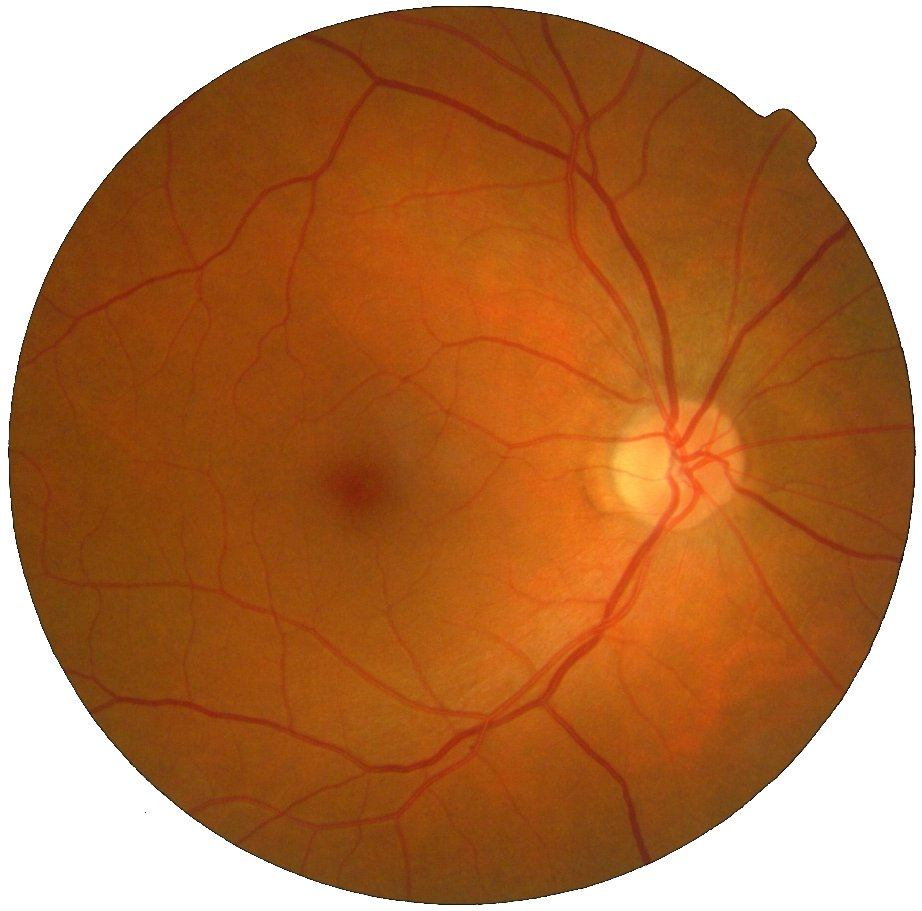
#> input picture Images/retine.png, 922 x 911 px, found by its file name
$ jupyter execute --allow-errors pipeline.ipynb
#> lines starting #> are read from the running program, lines starting #| are printed output that depends on the picture; after the words box and inside, x2 and y2 are one past the last pixel; in counts of white or black regions, pixels touching at a corner belong together
# Projet TB Traitement d'images
Hippolyte Valentin

### 1. Import des bibliothèques

[cell 1]
# Bibliothèques de base
import numpy as np
import matplotlib.pyplot as plt
import os

# Chargement et manipulation d'images
import skimage.io
import skimage.color

# Traitements d'images
import skimage.exposure
import skimage.filters
import skimage.morphology
import scipy.ndimage

### 2. Chargement de l'image et détection de son type

Je fais cela car j'ai crée 3 pipelines selon si l'image a testé est binaire, en couleur, ou en nuance de gris.

Chargement de l'image

[cell 2]
# Chemins des 3 images de test — modifier ici si besoin
IMAGE_COULEUR = r'C:\Users\Hippolyte\Desktop\TB Images\Images\retine.png'
IMAGE_GRIS    = r'C:\Users\Hippolyte\Desktop\TB Images\Images\lena256.bmp'
IMAGE_BINAIRE = r'C:\Users\Hippolyte\Desktop\TB Images\Images\bat-5.png'

[cell 3]
img_raw = skimage.io.imread(IMAGE_COULEUR)
#> img_raw is the input picture: shape (911, 922, 3); mean R, G, B 180.1, 119.6, 73.6

def detecter_type_image(image):
    if image.ndim == 3 and image.shape[2] in (3, 4):
        return 'couleur'
    if len(np.unique(image)) <= 2:
        return 'binaire'
    return 'niveaux de gris'

type_image = detecter_type_image(img_raw)
#> type_image = 'couleur'

hauteur, largeur = img_raw.shape[:2]
nb_canaux = img_raw.shape[2] if img_raw.ndim == 3 else 1

print("  Caractéristiques de l'image")
print(f"Dimensions (H x L)   : {hauteur} x {largeur} pixels")
#| Dimensions (H x L)   : 911 x 922 pixels
print(f"Nombre de canaux     : {nb_canaux}")
#| Nombre de canaux     : 3
print(f"Type de données      : {img_raw.dtype}")
#| Type de données      : uint8
print(f"Intensité Min / Max  : {np.min(img_raw)} / {np.max(img_raw)}")
#| Intensité Min / Max  : 0 / 255
print(f"Type détecté         : {type_image.upper()}")
#| Type détecté         : COULEUR

plt.figure(figsize=(6, 6))
plt.imshow(img_raw, cmap=None if img_raw.ndim == 3 else 'gray')
plt.title("Image originale")
plt.axis('off')
plt.show()

---
### 3. Traitement de l'image et analyse

## Si Image COULEUR (RGB)

[cell 4]
if type_image == 'couleur':
    img_gray_c = skimage.color.rgb2gray(img_raw[:, :, :3])
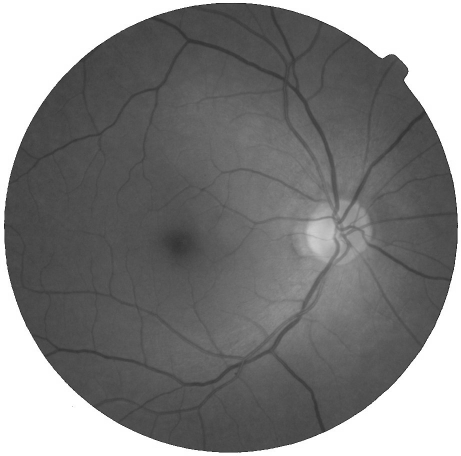
#> img_gray_c: shape (911, 922) float64 (shown at 1/2 size); min 0.00667, max 1, mean 0.506
    img_gray_c = (img_gray_c * 255).astype(np.uint8)

On crée une version de l'image en niveaux de gris car les algorithmes d'Otsu et Sobel ne peuvent pas s'appliquer sur une image à 3 canaux.

#### Opération 1 — Histogramme

[cell 5]
if type_image == 'couleur':
    # On sépare l'histogramme par canal car un histogramme global fusionnerait R, G, B et masquerait les déséquilibres de couleur.
    def op1_histogram_couleur(img):
        """Histogramme séparé pour chaque canal Rouge, Vert, Bleu."""
        fig, ax = plt.subplots(figsize=(8, 3))
        for canal, couleur, label in zip(range(3), ['red', 'green', 'blue'], ['Rouge', 'Vert', 'Bleu']):
            ax.hist(img[:, :, canal].ravel(), bins=256, range=(0, 256), color=couleur, alpha=0.5, label=label)
        ax.set_title("Histogramme des canaux R, G, B")
        ax.set_xlabel("Intensité")
        ax.set_ylabel("Pixels")
        ax.legend()
        ax.grid(alpha=0.3)
        return fig

    fig = op1_histogram_couleur(img_raw)
    plt.show()
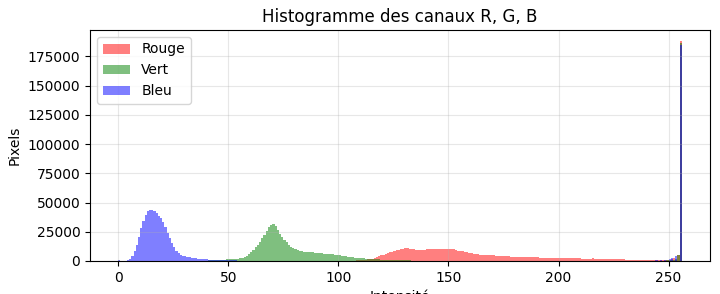
#> figure drawn by matplotlib, 1 panel; tallest bar 188174 high, from x = 255 to 256; tallest bar 186207 high, from x = 255 to 256; tallest bar 184702 high, from x = 255 to 256

#### Opération 2 — Filtrage Médian (canal par canal)

J'ai hésité avec le filtre gaussien mais je me suis tourné vers le filtre médian car:
- Préserve les contours contrairement au gaussien
- Traite efficacement le bruit
- Facilité d'implémentation

[cell 6]
if type_image == 'couleur':

    def op2_median_filter_couleur(img):
        """Filtre médian appliqué indépendamment sur chaque canal R, G, B."""
        img_filtered = np.zeros_like(img[:,:, :3])
        for i in range(3):
            img_filtered[:,:, i] = scipy.ndimage.median_filter(img[:,:, i], size=3)
        return img_filtered

    img_filtered_c = op2_median_filter_couleur(img_raw)

    fig, (ax1, ax2) = plt.subplots(1, 2, figsize=(10, 4))
    ax1.imshow(img_raw)
    ax1.set_title(" Image originale")
    ax1.axis('off')
    ax2.imshow(img_filtered_c)
    ax2.set_title(" Filtrage Médian")
    ax2.axis('off')
    plt.tight_layout()
    plt.show()

#### Opération 3 — Égalisation du contraste (canal luminosité HSV)

On convertit l'image en HSV pour pouvoir agir uniquement sur la luminosité sans toucher aux couleurs. Ainsi, l'égalisation améliore le contraste global de l'image tout en préservant les teintes originales.

[cell 7]
if type_image == 'couleur':
    def op3_equalization_couleur(img):
        """Égalise uniquement la luminosité (canal V dans l'espace HSV) pour préserver les couleurs."""
        img_hsv = skimage.color.rgb2hsv(img[:, :, :3])
#> img_hsv: shape (911, 922, 3) float64; mean of channels 0, 1, 2 0.0649, 0.677, 0.707
        img_hsv[:, :, 2] = skimage.exposure.equalize_hist(img_hsv[:, :, 2])
#> img_hsv: shape (911, 922, 3) float64; mean of channels 0, 1, 2 0.0649, 0.677, 0.53
        return (skimage.color.hsv2rgb(img_hsv) * 255).astype(np.uint8)
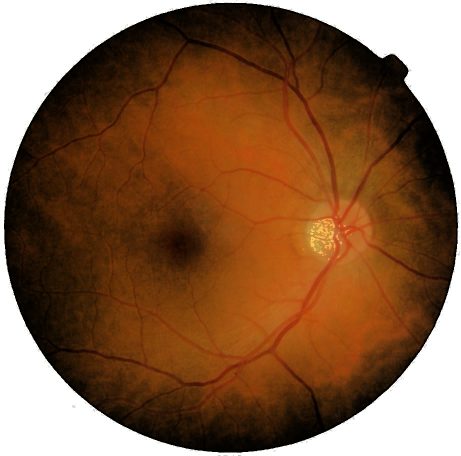
#> returned value: shape (911, 922, 3) (shown at 1/2 size); mean of channels 0, 1, 2 134.8, 96.5, 67.7; drawn as R, G, B

    img_eq_c = op3_equalization_couleur(img_filtered_c)

    fig, (ax1, ax2) = plt.subplots(1, 2, figsize=(10, 4))
    ax1.imshow(img_filtered_c)
    ax1.set_title(" Image Filtrée")
    ax1.axis('off')
    ax2.imshow(img_eq_c)
    ax2.set_title(" Égalisation (HSV)")
    ax2.axis('off')
    plt.tight_layout()
    plt.show()

#### Opération 4 — Seuillage d'Otsu (binarisation)

 On utilise Otsu pour séparer automatiquement les objets du fond, sans avoir à choisir le seuil manuellement.
Ici on utilise Otsu et pas un K-means car on a seulement 2 classes à distinguer, K-means serait superflu.

[cell 8]
if type_image == 'couleur':

    def op4_otsu_thresholding_c(img_gray):

        """Seuillage d'Otsu sur la version en niveaux de gris."""
        threshold = skimage.filters.threshold_otsu(img_gray)
#> threshold = 171
        return img_gray > threshold, threshold


    img_binary_c, otsu_thresh_c = op4_otsu_thresholding_c(img_gray_c)
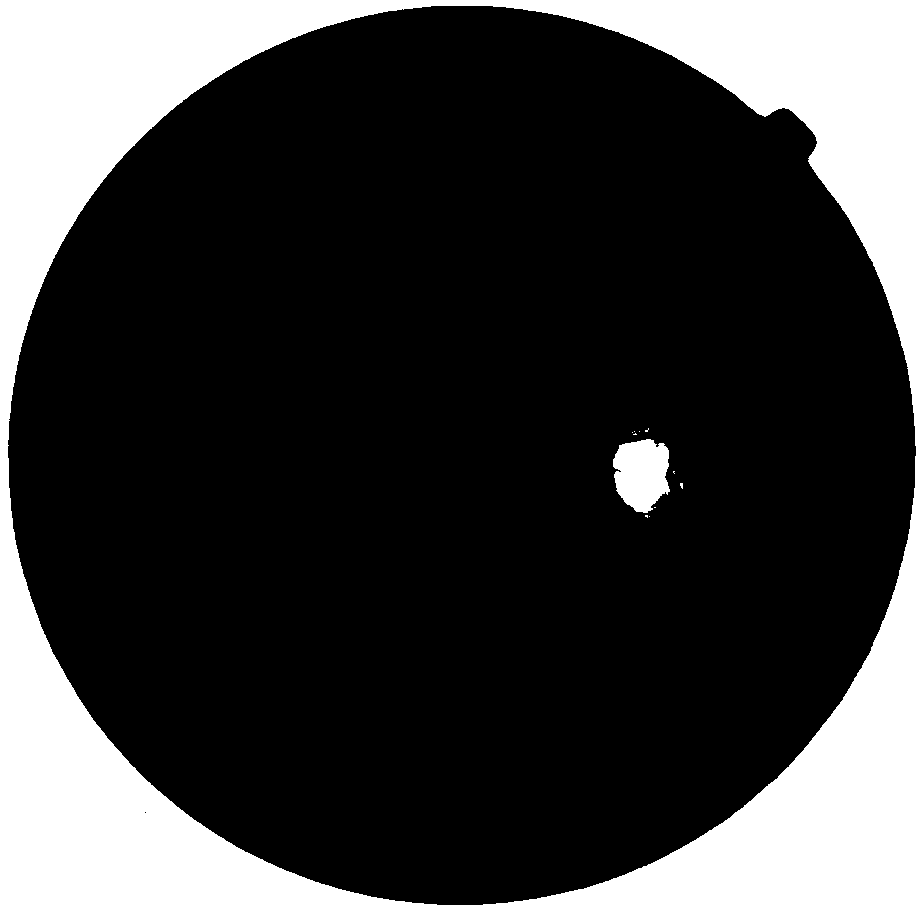
#> img_binary_c: shape (911, 922) bool; 23.9% white; 12 white regions (10 under 20 px), largest, box (x1, y1, x2, y2) and area: (0, 0, 922, 911) 197825, (613, 439, 670, 513) 3201
#> otsu_thresh_c = 171
    print(f"Seuil d'Otsu calculé : {otsu_thresh_c:.3f}")
#| Seuil d'Otsu calculé : 171.000


    fig, (ax1, ax2) = plt.subplots(1, 2, figsize=(10, 4))
    ax1.imshow(img_gray_c, cmap='gray')
    ax1.set_title("Avant : Version niveaux de gris")
    ax1.axis('off')
    ax2.imshow(img_binary_c, cmap='gray')
    ax2.set_title("Après : Binarisation (Otsu)")
    ax2.axis('off')
    plt.tight_layout()
    plt.show()

#### Opération 5 — Ouverture Morphologique (nettoyage)

 On utilise l'ouverture morphologique pour supprimer les pixels isolés apparus après binarisation, sans modifier les objets principaux.

[cell 9]
if type_image == 'couleur':

    def op5_morphological_opening_c(img_binary):
        """Supprime les petits îlots de bruit isolés après binarisation."""
        selem = skimage.morphology.disk(2)
        return skimage.morphology.opening(img_binary, selem)
#> returned value: shape (911, 922) bool; 23.9% white; 2 white regions, box (x1, y1, x2, y2) and area: (0, 0, 922, 911) 197814, (613, 439, 670, 513) 3169


    img_opened_c = op5_morphological_opening_c(img_binary_c)

    fig, (ax1, ax2) = plt.subplots(1, 2, figsize=(10, 4))
    ax1.imshow(img_binary_c, cmap='gray')
    ax1.set_title(" Avant: Binarisation brute")
    ax1.axis('off')
    ax2.imshow(img_opened_c, cmap='gray')
    ax2.set_title("Après ouverture Morphologique")
    ax2.axis('off')
    plt.tight_layout()
    plt.show()

#### Opération 6 — Détection de contours (Filtre de Sobel)

On utilise Sobel pour détecter les contours des structures sur la version en niveaux de gris.

[cell 10]
if type_image == 'couleur':

    def op6_sobel_filter_c(img_gray):
        """Détecte les contours sur la version en niveaux de gris."""
        return skimage.filters.sobel(img_gray)

    img_sobel_c = op6_sobel_filter_c(img_gray_c)

    plt.figure(figsize=(6, 6))
    plt.imshow(img_sobel_c, cmap='gray')
    plt.title("Résultat : Filtre de Sobel (contours)")
    plt.axis('off')
    plt.show()

---
## Si Image  en niveaux de gris

#> (a cell that did not finish here is left out)

[cell 12]
if type_image == 'niveaux de gris':
    # On la mets en uint8 pour s'assurer que les opérations  fonctionnent correctement
    img_gray = img_raw.astype(np.uint8)

#### Opération 1 — Histogramme des intensités

[cell 13]
if type_image == 'niveaux de gris':

    # [9 lines left out: function op1_histogram, not called in this run]

    fig = op1_histogram(img_gray)
    plt.show()

#### Opération 2 — Filtrage Médian

[cell 14]
if type_image == 'niveaux de gris':

    def op2_median_filter(img_gray):
        return scipy.ndimage.median_filter(img_gray, size=3)

    img_filtered = op2_median_filter(img_gray)

    fig, (ax1, ax2) = plt.subplots(1, 2, figsize=(10, 4))
    ax1.imshow(img_gray, cmap='gray')
    ax1.set_title("Avant avec Niveaux de gris")
    ax1.axis('off')
    ax2.imshow(img_filtered, cmap='gray')
    ax2.set_title("Après avec Filtrage Médian")
    ax2.axis('off')
    plt.tight_layout()
    plt.show()

#### Opération 3 — Égalisation d'histogramme (amélioration du contraste)

 L'égalisation redistribue uniformément les niveaux d'intensité pour améliorer le contraste global avant la segmentation.

[cell 15]
if type_image == 'niveaux de gris':

    # [4 lines left out: function op3_equalization, not called in this run]

    img_eq = op3_equalization(img_filtered)

    fig, (ax1, ax2) = plt.subplots(1, 2, figsize=(10, 4))
    ax1.imshow(img_filtered, cmap='gray')
    ax1.set_title("Avant : Image Filtrée")
    ax1.axis('off')
    ax2.imshow(img_eq, cmap='gray')
    ax2.set_title("Après : Égalisation")
    ax2.axis('off')
    plt.tight_layout()
    plt.show()

#### Opération 4 — Seuillage d'Otsu (binarisation)

[cell 16]
if type_image == 'niveaux de gris':

    # [4 lines left out: function op4_otsu_thresholding, not called in this run]

    img_binary, otsu_thresh = op4_otsu_thresholding(img_eq)
    print(f"Seuil d'Otsu calculé : {otsu_thresh:.3f}")

    fig, (ax1, ax2) = plt.subplots(1, 2, figsize=(10, 4))
    ax1.imshow(img_eq, cmap='gray')
    ax1.set_title("Avant : Image Égalisée")
    ax1.axis('off')
    ax2.imshow(img_binary.astype(float), cmap='gray')
    ax2.set_title("Après : Binarisation (Otsu)")
    ax2.axis('off')
    plt.tight_layout()
    plt.show()

#### Opération 5 — Ouverture Morphologique (nettoyage)

[cell 17]
if type_image == 'niveaux de gris':

    # [4 lines left out: function op5_morphological_opening, not called in this run]

    img_opened = op5_morphological_opening(img_binary)

    fig, (ax1, ax2) = plt.subplots(1, 2, figsize=(10, 4))
    ax1.imshow(img_binary.astype(float), cmap='gray')
    ax1.set_title("Avant : Binarisation brute")
    ax1.axis('off')
    ax2.imshow(img_opened.astype(float), cmap='gray')
    ax2.set_title("Après : Ouverture Morphologique")
    ax2.axis('off')
    plt.tight_layout()
    plt.show()

#### Opération 6 — Détection de contours (Filtre de Sobel)

[cell 18]
if type_image == 'niveaux de gris':

    def op6_sobel_filter(img_eq):
        """Met en évidence les bordures et frontières des objets."""
        return skimage.filters.sobel(img_eq)

    img_sobel = op6_sobel_filter(img_eq)

    plt.figure(figsize=(6, 6))
    plt.imshow(img_sobel, cmap='gray')
    plt.title("Résultat : Filtre de Sobel (contours)")
    plt.axis('off')
    plt.show()

---
## Si on a une image binaire

[cell 19]
# Chargement de l'image binaire pour cette section
img_raw = skimage.io.imread(IMAGE_BINAIRE)
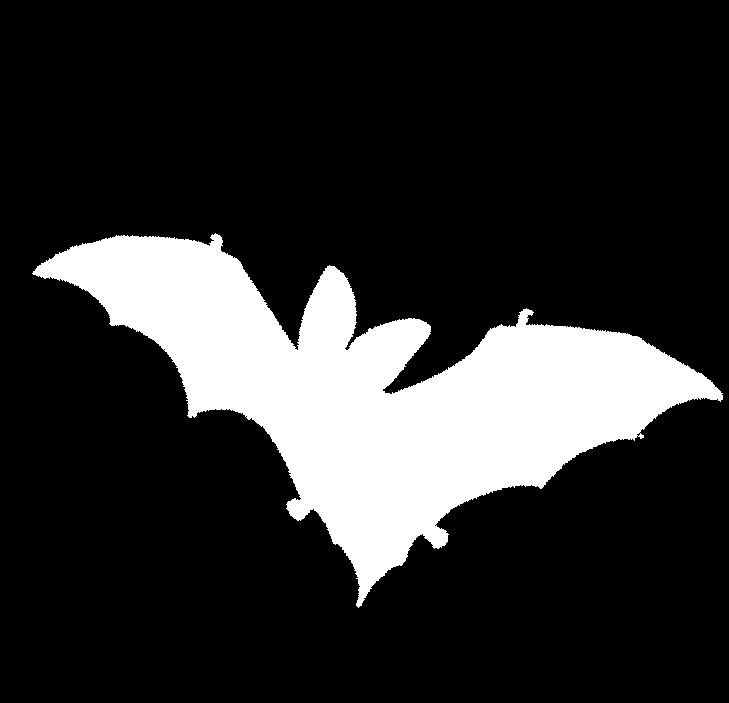
#> input picture Images/bat-5.png, 729 x 703 px, found by its file name
#> img_raw: shape (703, 729) bool; 18.1% white; 1 white region, box (x1, y1, x2, y2) and area: (32, 233, 723, 608) 92706
type_image = 'binaire'
print(f"Image chargée : {IMAGE_BINAIRE}  —  {img_raw.shape}  |  {img_raw.dtype}")
#| Image chargée : C:\Users\Hippolyte\Desktop\TB Images\Images\bat-5.png  —  (703, 729)  |  bool

Normalisation en booléen

[cell 20]
if type_image == 'binaire':
    img_bin = img_raw > 0

#### Opération 1 — Comptage des pixels (blanc / noir)

 Un histogramme est inutile dans ce cas sur une image binaire car on a seulement 2 valeurs. A la palce on peut effectuer un compate des pixels pour quantifier les objets.

[cell 21]
if type_image == 'binaire':

    def op1_pixel_count(img_bin):
        nb_blancs = int(np.sum(img_bin))
#> nb_blancs = 92706
        nb_noirs = img_bin.size - nb_blancs
#> nb_noirs = 419781

        fig, ax = plt.subplots(figsize=(5, 3))
        ax.bar(['Pixels blancs (objets)', 'Pixels noirs (fond)'], [nb_blancs, nb_noirs], color=['white', 'black'], edgecolor='gray')
        ax.set_title("Répartition des pixels")
        ax.set_ylabel("Nombre de pixels")
        ax.set_facecolor('#eeeeee')
        print(f"Pixels blancs : {nb_blancs} ({100*nb_blancs/img_bin.size:.1f}%)")
#| Pixels blancs : 92706 (18.1%)
        print(f"Pixels noirs  : {nb_noirs} ({100*nb_noirs/img_bin.size:.1f}%)")
#| Pixels noirs  : 419781 (81.9%)

        return fig

    fig = op1_pixel_count(img_bin)
    plt.show()
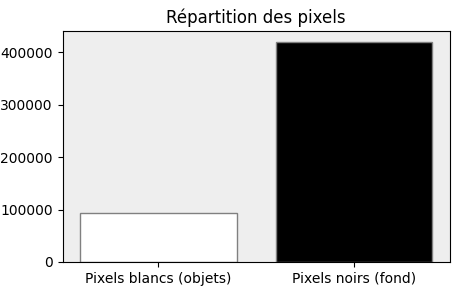
#> figure drawn by matplotlib, 1 panel

#### Opération 2 — Fermeture Morphologique (combler les trous)

Contrairement à l'ouverture utilisée avec une image en niveaux de gris (érosion puis dilatation), on commence ici par une fermeture (dilatation puis érosion) car l'image binaire peut contenir des trous à l'intérieur des objets. La fermeture est sensée combler les trous sans modifier la forme globale des objets

[cell 22]
if type_image == 'binaire':

    def op2_morphological_closing(img_bin):
        selem = skimage.morphology.disk(2)
        return skimage.morphology.closing(img_bin, selem)
#> returned value: shape (703, 729) bool; 18.1% white; 1 white region, box (x1, y1, x2, y2) and area: (32, 233, 723, 608) 92986
#> (the rest of the program and of its run is left out)
